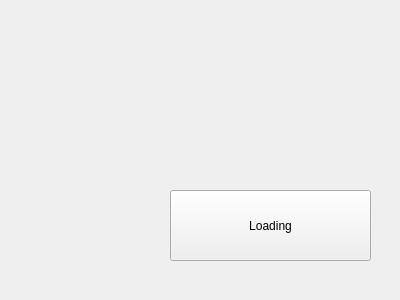
<?xml version="1.0" encoding="UTF-8"?>
<ui version="4.0">
 <class>SFMWidget_Test</class>
 <widget class="QWidget" name="SFMWidget_Test">
  <property name="geometry">
   <rect>
    <x>0</x>
    <y>0</y>
    <width>400</width>
    <height>300</height>
   </rect>
  </property>
  <property name="windowTitle">
   <string>Form</string>
  </property>
  <widget class="QPushButton" name="pushButton_startLoading">
   <property name="geometry">
    <rect>
     <x>170</x>
     <y>190</y>
     <width>201</width>
     <height>71</height>
    </rect>
   </property>
   <property name="text">
    <string>Loading</string>
   </property>
  </widget>
 </widget>
 <resources/>
 <connections/>
</ui>
